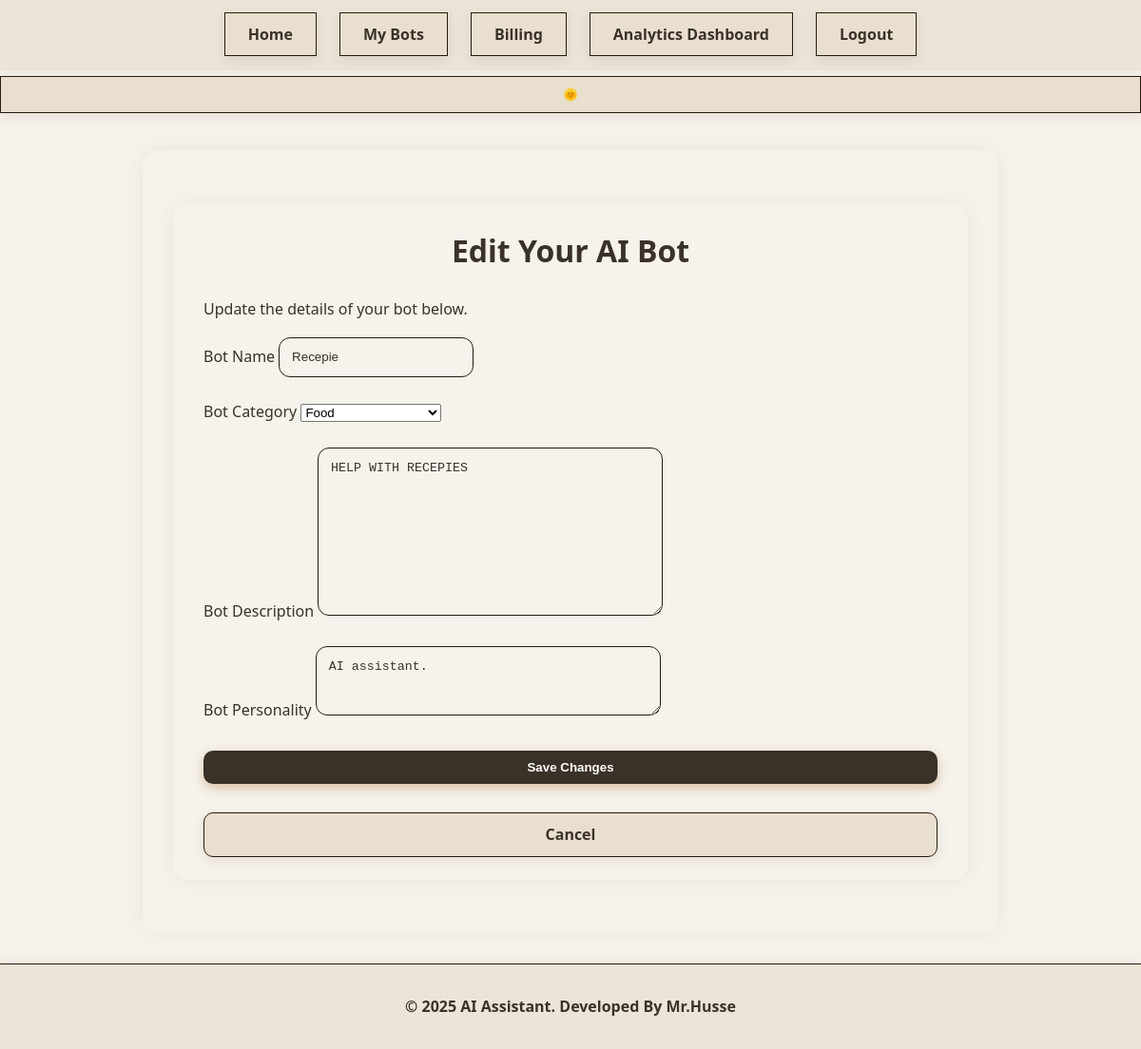
Screenshot of /bots/10/edit/ (signed in) with the database file from the repository.
### ai_assistant/bots/models.py (models this page shows, shortened)
class Bot(models.Model):
    CATEGORY_CHOICES = [
        ('art', 'Art'),
        ('business', 'Business'),
        ('career', 'Career'),
        ('community', 'Community'),
        ('culture', 'Culture'),
        ('current_affairs', 'Current Affairs'),
        ('education', 'Education'),
        ('entrepreneurship', 'Entrepreneurship'),
        ('entertainment', 'Entertainment'),
        ('environment', 'Environment'),
        ('events', 'Events'),
        ('fashion', 'Fashion'),
        ('finance', 'Finance'),
        ('fitness', 'Fitness'),
        ('food', 'Food'),
        ('funny', 'Funny'),
        ('gaming', 'Gaming'),
        ('gardening', 'Gardening'),
        ('general', 'General'),
        ('hobbies', 'Hobbies'),
        ('history', 'History'),
        ('home_improvement', 'Home Improvement'),
        ('innovation', 'Innovation'),
        ('interview_preparation', 'Interview Preparation'),
        ('job_search', 'Job Search'),
        ('language', 'Language'),
        ('leadership', 'Leadership'),
        ('lifestyle', 'Lifestyle'),
        ('local', 'Local'),
        ('management', 'Management'),
        ('marketing', 'Marketing'),
        ('mental_health', 'Mental Health'),
        ('music', 'Music'),
        ('news', 'News'),
        ('other', 'Other'),
        ('parenting', 'Parenting'),
        ('pets', 'Pets'),
        ('philosophy', 'Philosophy'),
        ('politics', 'Politics'),
        ('productivity', 'Productivity'),
        ('relationships', 'Relationships'),
        ('resume_building', 'Resume Building'),
        ('sales', 'Sales'),
        ('science', 'Science'),
        ('self_improvement', 'Self Improvement'),
        ('shopping', 'Shopping'),
        ('society', 'Society'),
        ('spirituality', 'Spirituality'),
        ('sports', 'Sports'),
        ('support', 'Support'),
        ('sustainability', 'Sustainability'),
        ('tech', 'Tech'),
        ('technology', 'Technology'),
        ('therapy', 'Therapy'),
        ('travel', 'Travel'),
        ('wellbeing', 'Wellbeing'),
        ('wellness', 'Wellness'),
        ('3-D Printing', '3-D Printing'),
    ]
    name = models.CharField(max_length=100)
    description = models.TextField(blank=True)
    owner = models.ForeignKey(User, on_delete=models.CASCADE)
    created_at = models.DateTimeField(auto_now_add=True)
    personality = models.TextField(default="I am a helpful and friendly assistant.")
    category = models.CharField(max_length=23, choices=CATEGORY_CHOICES, default='general')

### ai_assistant/bots/views.py (the view)
# urls.py: path('<int:bot_id>/edit/', views.edit_bot, name='edit'),
@login_required
def edit_bot(request, bot_id):
    bot = get_object_or_404(Bot, id=bot_id, owner=request.user)
    if request.method == 'POST':
        form = BotForm(request.POST, instance=bot)
        if form.is_valid():
            form.save()
            return redirect('bots:list')
    else:
        form = BotForm(instance=bot)
    return render(request, 'bots/edit_bot.html', {'form': form})

### ai_assistant/bots/forms.py (shortened to what this page needs)
class BotForm(forms.ModelForm):
    class Meta:
        model = Bot
        fields = ['name', 'description', 'personality', 'category']
        widgets = {
            'personality': forms.Textarea(attrs={'rows': 3, 'placeholder': 'Describe the bot\'s personality...'}),
            'category': forms.Select(attrs={'class': 'category-select'})
        }

### ai_assistant/templates/bots/edit_bot.html (shortened to what this page needs)
{% extends "base.html" %}
{% block content %}
<section class="content">
  <h1>Edit Your AI Bot</h1>
  <p>Update the details of your bot below.</p>
  <form method="post" class="bot-form">
    <div class="form-group">
      <label for="{{ form.name.id_for_label }}">Bot Name</label>
      {{ form.name }}
    </div>
    <div class="form-group">
      <label for="{{ form.category.id_for_label }}">Bot Category</label>
      {{ form.category }}
    </div>
    <div class="form-group">
      <label for="{{ form.description.id_for_label }}">Bot Description</label>
      {{ form.description }}
    </div>
    <div class="form-group">
      <label for="{{ form.personality.id_for_label }}">Bot Personality</label>
      {{ form.personality }}
    </div>
    <button type="submit" class="btn btn-primary">Save Changes</button>
    <a href="{% url 'bots:list' %}" class="btn btn-secondary">Cancel</a>
  </form>
</section>
{% endblock %}

### ai_assistant/static/css/styles.css (style rules this page uses)
* { margin: 0; padding: 0; box-sizing: border-box; }
:root { --bg-color: #f6f2eb; --text-color: #3a3228; --nav-bg: #ebe4d8; --button-bg: #e9dfcf; --button-text: #3a3228; --button-hover: #d8cdbb; --footer-bg: #ebe4d8; --accent-color: #3a3228; --button-border: #281a08; --button-shadow: 0 4px 12px rgba(120, 100, 80, 0.15); --bot-message-bg: #e8e0d0; --bot-message-text: #3a3228; }
h1 { margin-bottom: 1rem; }
html, body { height: 100%; width: 100%; font-family: 'Segoe UI', Tahoma, Geneva, Verdana, sans-serif; background-color: var(--bg-color); color: var(--text-color); line-height: 1.6; transition: background-color 0.4s ease, color 0.4s ease; display: flex; flex-direction: column; overflow-x: hidden; }
body { min-height: 100vh; flex: 1 0 auto; display: flex; flex-direction: column; }
nav a, .nav-btn, #toggleTheme, button, .bot-actions a, .chat-playground button, .subscribe-button { background: var(--button-bg); color: var(--button-text); border: 1px solid var(--button-border); padding: 0.7rem 1.5rem; border-radius: 0px; font-weight: 600; cursor: pointer; text-decoration: none; backdrop-filter: blur(4px); box-shadow: var(--button-shadow); transition: all 0.3s ease; white-space: nowrap; flex-shrink: 0; margin: 0.4rem 0; width: auto; max-width: 100%; text-align: center; }
form { display: flex; flex-direction: column; gap: 1.5rem; margin-top: 1rem; }
input[type="text"], input[type="email"], input[type="password"], textarea { padding: 0.8rem; border: 1px solid var(--button-border); border-radius: 12px; background-color: rgba(255, 255, 255, 0.02); color: var(--text-color); transition: border 0.3s ease, background-color 0.3s ease; }
.content { max-width: 900px; margin: 2rem auto; padding: 1.5rem 2rem; background: rgba(255, 255, 255, 0.02); border-radius: 16px; box-shadow: 0 0 20px rgba(0,0,0,0.05); backdrop-filter: blur(10px); font-family: 'Segoe UI', Tahoma, Geneva, Verdana, sans-serif; color: var(--text-color); }
.content h1 { font-size: 2rem; margin-bottom: 1.5rem; color: var(--accent-color); text-align: center; }
.btn { background: var(--button-bg); color: var(--button-text); border: 1px solid var(--button-border); padding: 0.6rem 1.2rem; border-radius: 10px; font-weight: 600; text-decoration: none; box-shadow: var(--button-shadow); transition: all 0.3s ease; cursor: pointer; white-space: nowrap; user-select: none; text-align: center; }
.btn-primary { background: var(--accent-color); color: #fff; border: none; box-shadow: 0 4px 12px rgba(167, 111, 47, 0.4); }

### rows the page displays
Bot: name "Recepie", category "Food", description "HELP WITH RECEPIES", personality "AI assistant."
